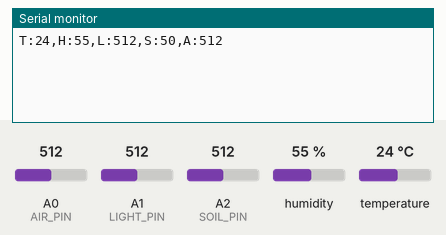
Simulated run of this sketch. Board: Arduino Uno, built with avr-gcc and run on an emulated ATmega328P. On the bench: the last lines printed to the serial monitor. Inputs (shaded band) come from the test bench; at power-on: humidity 55 %, A0 (AIR_PIN) = 512, A1 (LIGHT_PIN) = 512, A2 (SOIL_PIN) = 512, temperature 24 °C.

Above: at 1.3 s.
1.4 s: humidity set to 22 %
2.9 s: A0 (AIR_PIN) set to 716
At 4.0 s:
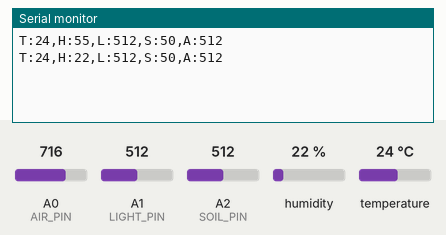
4.4 s: A1 (LIGHT_PIN) set to 716
At 5.7 s:
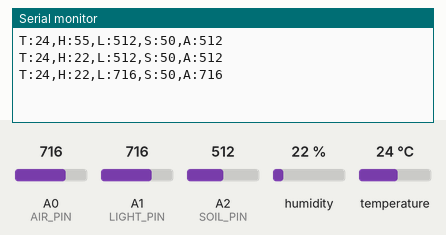
5.9 s: A2 (SOIL_PIN) set to 716
At 7.3 s:
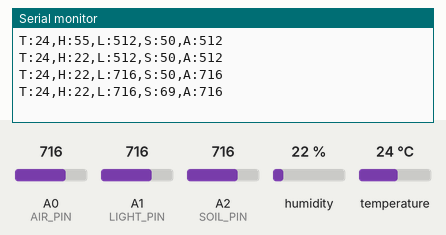
7.4 s: temperature set to 12 °C
8.9 s: A0 (AIR_PIN) set to 992
At 10.2 s:
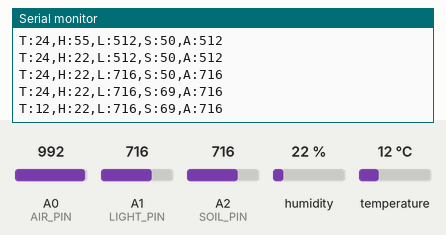
Timing chart, 0 to 11.4 s (numbered marks = the images above; inputs shaded):
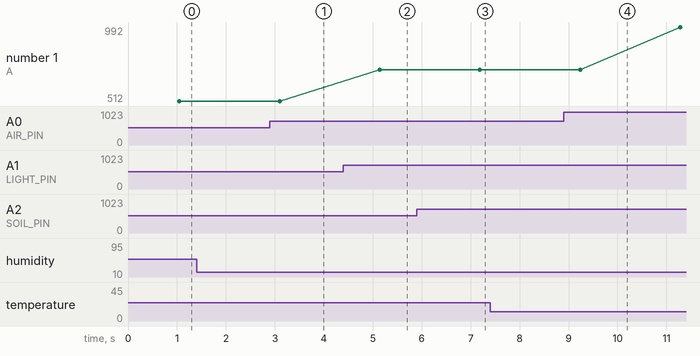

The sketch:

main.ino
```cpp
#include "sensor.h"


void setup() {
  initialization();

}

void loop()
{
  Serial.println(send());
  //checkData();
  delay(1000);
}
```

sensor.cpp
```cpp
#include "WString.h"
#include "Arduino.h"
#include "HardwareSerial.h"
#include <DHT11.h>
#include "sensor.h"

#define DHT_PIN 2
#define AIR_PIN A0
#define LIGHT_PIN A1
#define SOIL_PIN A2

int temperature = 0;
int humidity = 0;
int air = 0;
int light = 0;
int soil = 0;


DHT11 dht11(DHT_PIN);


void initialization()
{
  Serial.begin(9600);
  pinMode(AIR_PIN, INPUT);
  pinMode(LIGHT_PIN, INPUT);
  pinMode(SOIL_PIN, INPUT);
}

int readAir()
{
  air = analogRead(AIR_PIN);
  return air;
}

int readTemperature()
{
  temperature = dht11.readTemperature();
  return temperature;
}

int readHumidity()
{
  humidity = dht11.readHumidity();
  return humidity;
}

int readLight(void)
{
  light = analogRead(LIGHT_PIN);
  return light;
}

int readSoil(void)
{
  soil = analogRead(SOIL_PIN);
  soil = map(soil, 0, 1023, 0, 100);
  return soil;
}

String send()
{
  air = readAir();
  temperature = readTemperature();
  humidity = readHumidity();
  light = readLight();
  soil = readSoil();
  String data = "T:" + String(temperature) + ",H:" + String(humidity) + ",L:" + String(light) + ",S:" + String(soil) + ",A:" + String(air);
  return data;
}

void checkData()
{
  Serial.print("Temperature: ");
  Serial.print(readTemperature());
  Serial.print(", Humidity: ");
  Serial.print(readHumidity());
  Serial.print(", Light: ");
  Serial.print(readLight());
  Serial.print(", soil: ");
  Serial.print(readSoil());
  Serial.print(", air: ");
  Serial.println(readAir());
  delay(1000);
}
```

sensor.h
```cpp
#include "WString.h"
#ifndef sensor_h
#define sensor_h

void initialization(void);
int readAir(void);
int readTemperature(void);
int readHumidity(void);
int readLight(void);
int readSoil(void);
String send(void);
void checkData(void);


#endif
```

Measured:
- after the input at 4.4 s, the serial monitor: prints a new line after 0.74 s (image 2)
- after the input at 5.9 s, the serial monitor: prints a new line after 1.3 s (image 3)
- plotted number 1: 716 → 992 after the input at 8.9 s
